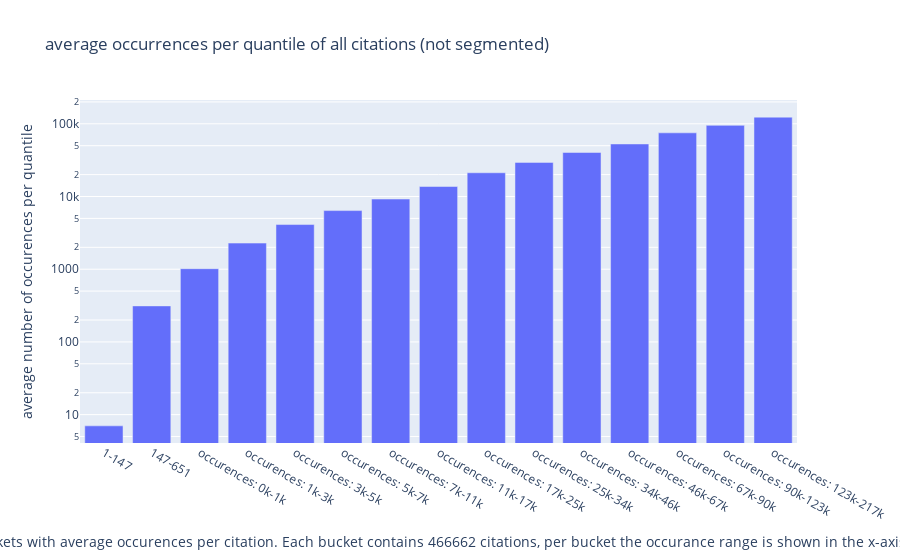
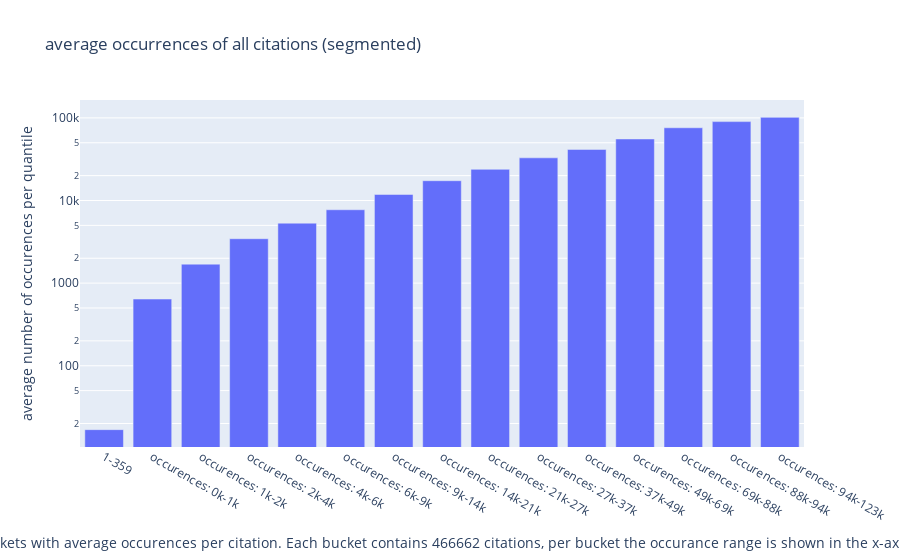

These figures' notebook cell, in order:
### Code cell
# compute buckets from total number of citations
import numpy as np

def plot_buckets_occurrences(counts):
    num_buckets = 15
    buckets = np.linspace(0, total_count, num_buckets + 1)
    buckets = [int(i) for i in buckets]
    buckets[-1] = total_count

    # partial sums for all citations
    partial_sums = {}
    partial_sums_segmented = {}
    for ntype in ["normalized"]:
        sorted_counts = counts[ntype].sort_values()
        # to int
        sorted_counts = sorted_counts.astype(int)
        partial_sums[ntype] = np.cumsum(sorted_counts)
        partial_sums_segmented[ntype] = np.cumsum(segmented_counts[ntype])
        
        # get number of elements is smaller partial_sums[ntype][bucket]
        avg_occurrences_per_quantile = []
        indexes = [0]
        xticks = []
        for bucket in buckets:
            index = len(partial_sums[ntype][partial_sums[ntype] < bucket])
            if sorted_counts[index] >= 1000 and sorted_counts[index] < 1000000:
                # round to 2 digits in f string
                occurrence_range = f"occurences: {sorted_counts[indexes[-1]]//1000}k-{sorted_counts[index]//1000}k"
                
            else:
                occurrence_range = f"{sorted_counts[indexes[-1]]}-{sorted_counts[index]}"
            # print(occurrence_range)
            avg = sorted_counts[indexes[-1]:index].mean()
            indexes.append(index)
            avg_occurrences_per_quantile.append(avg)
            xticks.append(occurrence_range)

        fig = go.Figure()
        fig.add_bar(y=avg_occurrences_per_quantile[1:], x=xticks[1:], name="not segmented")
        fig.update_layout(title_text="Average number of citations per quantile", yaxis_type="log")
        fig.update_yaxes(title_text="average number of occurences per quantile")    
        

        fig.update_layout(title_text="average occurrences per quantile of all citations (not segmented)")
        fig.update_xaxes(title_text=f"buckets with average occurences per citation. Each bucket contains {buckets[1]} citations, per bucket the occurance range is shown in the x-axis")

        return fig


fig = plot_buckets_occurrences(counts)
fig.show()
# save to wandb
wandb.log({"average occurrences of all citations (not segmented)": fig})

# segmented
fig = plot_buckets_occurrences(segmented_counts)
# title segmented
fig.update_layout(title_text="average occurrences of all citations (segmented)")
fig.show()
# save to wandb
wandb.log({"average occurrences of all citations (segmented)": fig})

### Figure 1 — Plotly figure (JSON) as saved in the notebook; plotly's stock layout.template omitted (floating-point values rounded to 4 significant figures)
{"data": [{"name": "not segmented", "type": "bar", "x": ["1-147", "147-651", "occurences: 0k-1k", "occurences: 1k-3k", "occurences: 3k-5k", "occurences: 5k-7k", "occurences: 7k-11k", "occurences: 11k-17k", "occurences: 17k-25k", "occurences: 25k-34k", "occurences: 34k-46k", "occurences: 46k-67k", "occurences: 67k-90k", "occurences: 90k-123k", "occurences: 123k-217k"], "y": [7.01, 312.9, 1017.0, 2288.0, 4115.0, 6403.0, 9226.0, 13720.0, 21200.0, 29470.0, 40318, 52807, 75110.0, 95170.0, 123400.0]}], "layout": {"title": {"text": "average occurrences per quantile of all citations (not segmented)"}, "xaxis": {"title": {"text": "buckets with average occurences per citation. Each bucket contains 466662 citations, per bucket the occurance range is shown in the x-axis"}}, "yaxis": {"title": {"text": "average number of occurences per quantile"}, "type": "log"}}}

### Figure 2 — Plotly figure (JSON) as saved in the notebook; plotly's stock layout.template omitted (floating-point values rounded to 4 significant figures)
{"data": [{"name": "not segmented", "type": "bar", "x": ["1-359", "occurences: 0k-1k", "occurences: 1k-2k", "occurences: 2k-4k", "occurences: 4k-6k", "occurences: 6k-9k", "occurences: 9k-14k", "occurences: 14k-21k", "occurences: 21k-27k", "occurences: 27k-37k", "occurences: 37k-49k", "occurences: 49k-69k", "occurences: 69k-88k", "occurences: 88k-94k", "occurences: 94k-123k"], "y": [16.85, 641.4, 1697.0, 3447.0, 5317.0, 7725.0, 11830.0, 17360.0, 23840.0, 32837, 41510.0, 55550.0, 75890.0, 90110.0, 101500.0]}], "layout": {"title": {"text": "average occurrences of all citations (segmented)"}, "xaxis": {"title": {"text": "buckets with average occurences per citation. Each bucket contains 466662 citations, per bucket the occurance range is shown in the x-axis"}}, "yaxis": {"title": {"text": "average number of occurences per quantile"}, "type": "log"}}}
